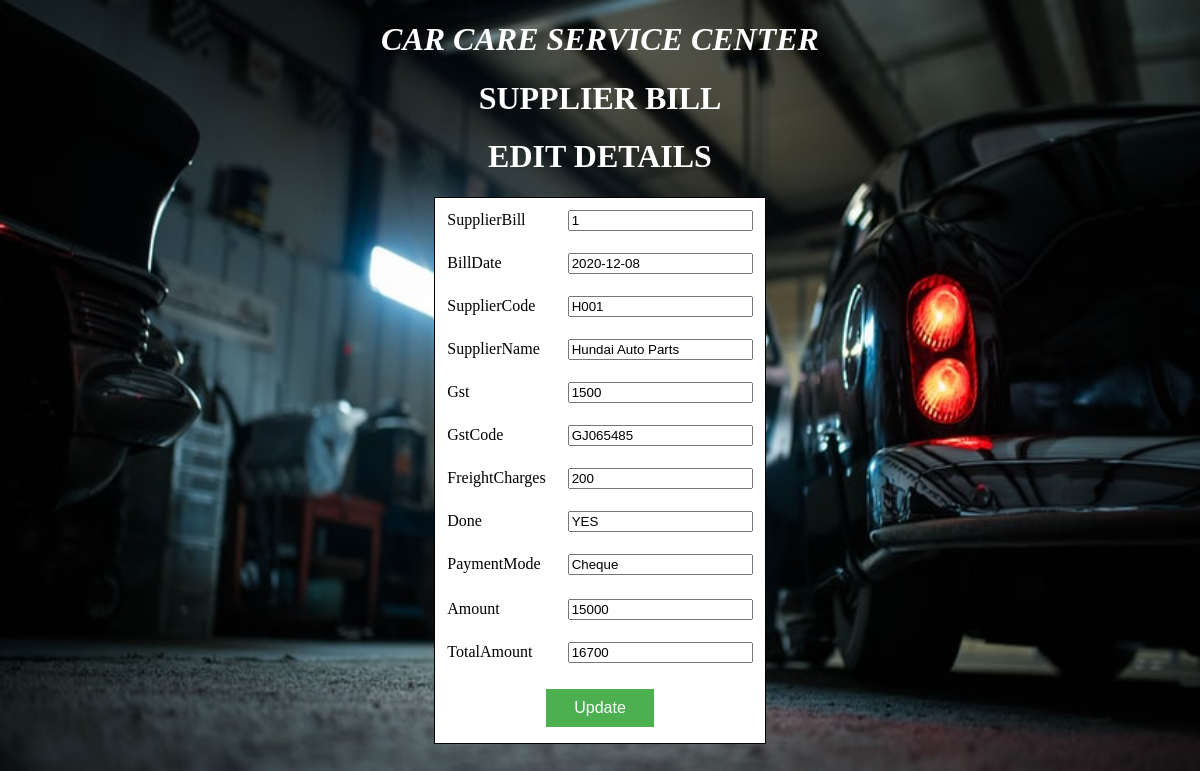
/Supplierbilldetailrecord.php?SupplierBill=1, run on the app's committed database.
### tables this page shows
CREATE TABLE IF NOT EXISTS `supplierbill` (
  `SupplierBill` int(5) NOT NULL,
  `BillDate` date NOT NULL,
  `SupplierCode` text NOT NULL,
  `SupplierName` text NOT NULL,
  `Gst` int(11) NOT NULL,
  `GstCode` text NOT NULL,
  `FreightCharges` int(11) NOT NULL,
  `Done` text NOT NULL,
  `PaymentMode` text NOT NULL,
  `Amount` int(11) NOT NULL,
  `TotalAmount` int(11) NOT NULL
);

### Supplierbilldetailrecord.php (the view, shortened to what this page needs)
<!DOCTYPE HTML>
 <html>
<head>
</head>
<body bgcolor="">
<center>
<marquee><h1 class="impact" style="color:white;"><b><i>CAR CARE SERVICE CENTER</i></b></h1></marquee>
<h1 class="impact" style="color:white;"><b>SUPPLIER BILL</b></h1>
<h1 class="impact" style="color:white;"><b>EDIT DETAILS</b></h1>
<table align="center" cellpadding="10" bgcolor="white" style="border:1px solid black" bordercolor="#D7DF01">
<?php
$SupplierBill=$_GET['SupplierBill'];
$con=mysql_connect("localhost","root","");
$sql="select * from supplierbill where SupplierBill='$SupplierBill'";
$result=mysql_query($sql,$con);
while($row=mysql_fetch_array($result))
{
    $SupplierBill=$row['SupplierBill'];
    $BillDate=$row['BillDate'];
    $SupplierCode=$row['SupplierCode'];
    $SupplierName=$row['SupplierName'];
    $Gst=$row['Gst'];
    $GstCode=$row['GstCode'];
    $FreightCharges=$row['FreightCharges'];
    $Done=$row['Done'];
    $PaymentMode=$row['PaymentMode'];
    $Amount=$row['Amount'];
    $TotalAmount=$row['TotalAmount'];
}
?>
<form method="POST" action="Supplierbillupdate.php">
<tr>
<td>SupplierBill</td>
<td><input type="text" name="SupplierBill" value="<?php echo $SupplierBill;?>"/></td>
</tr>
<tr>
<td>BillDate</td>
<td><input type="text" name="BillDate" value="<?php echo $BillDate;?>"/></td>
</tr>
<tr>
<td>SupplierCode</td>
<td><input type="text" name="SupplierCode" value="<?php echo $SupplierCode;?>"/></td>
</tr>
<tr>
<td>SupplierName</td>
<td><input type="text" name="SupplierName" value="<?php echo $SupplierName;?>"/></td>
</tr>
<tr>
<td>Gst</td>
<td><input type="text" name="Gst" value="<?php echo $Gst;?>"/></td>
</tr>
<tr>
<td>GstCode</td>
<td><input type="text" name="GstCode" value="<?php echo $GstCode;?>"/></td>
</tr>
<tr>
<td>FreightCharges</td>
<td><input type="text" name="FreightCharges" value="<?php echo $FreightCharges;?>"/></td>
</tr>
<tr>
<td>Done</td>
<td><input type="text" name="Done" value="<?php echo $Done;?>"/></td>
</tr>
<tr>
<td>PaymentMode</td>
<td><input type="text" name="PaymentMode" value="<?php echo $PaymentMode;?>"/></td>
</tr>
<tr>
<tr>
<td>Amount</td>
<td><input type="text" name="Amount" value="<?php echo $Amount;?>"/></td>
</tr>
<tr>
<td>TotalAmount</td>
<td><input type="text" name="TotalAmount" value="<?php echo $TotalAmount;?>"/></td>
</tr>
<td colspan="2" align="center">
<input class="button" type="submit" name="Update" value="Update"/></td>
</tr>
</table>
</body>
</html>

### Supplierbilldetailrecord.php (style rules this page uses)
.button { background-color: #4CAF50; border: none; color: white; padding: 10px 28px; text-align: center; text-decoration: none; display: inline-block; font-size: 16px; margin: 4px 2px; cursor: pointer; }
body { background-image: url('bg1.jpg'); background-repeat: no-repeat; background-attachment: fixed; background-size: 100% 100%; }

### data on the page
supplierbill: SupplierBill "1", BillDate "2020-12-08", SupplierCode "H001", SupplierName "Hundai Auto Parts", Gst "1500", GstCode "GJ065485", FreightCharges "200", Done "YES", PaymentMode "Cheque", Amount "15000", TotalAmount "16700"
